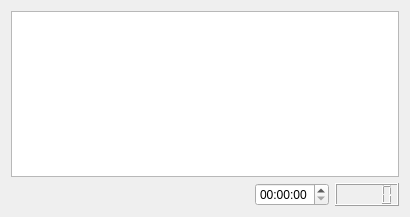
<?xml version="1.0" encoding="UTF-8"?>
<ui version="4.0">
 <class>SimpleInclude</class>
 <widget class="QDialog" name="SimpleInclude">
  <property name="geometry">
   <rect>
    <x>0</x>
    <y>0</y>
    <width>410</width>
    <height>217</height>
   </rect>
  </property>
  <property name="windowTitle">
   <string>Метод простого включення</string>
  </property>
  <layout class="QGridLayout" name="gridLayout">
   <item row="1" column="1">
    <widget class="QTimeEdit" name="timeEdit"/>
   </item>
   <item row="1" column="0">
    <spacer name="horizontalSpacer">
     <property name="orientation">
      <enum>Qt::Horizontal</enum>
     </property>
     <property name="sizeHint" stdset="0">
      <size>
       <width>40</width>
       <height>20</height>
      </size>
     </property>
    </spacer>
   </item>
   <item row="1" column="2">
    <widget class="QLCDNumber" name="lcdNumber"/>
   </item>
   <item row="0" column="0" colspan="3">
    <widget class="QTableWidget" name="tableWidget"/>
   </item>
  </layout>
 </widget>
 <resources/>
 <connections/>
</ui>
